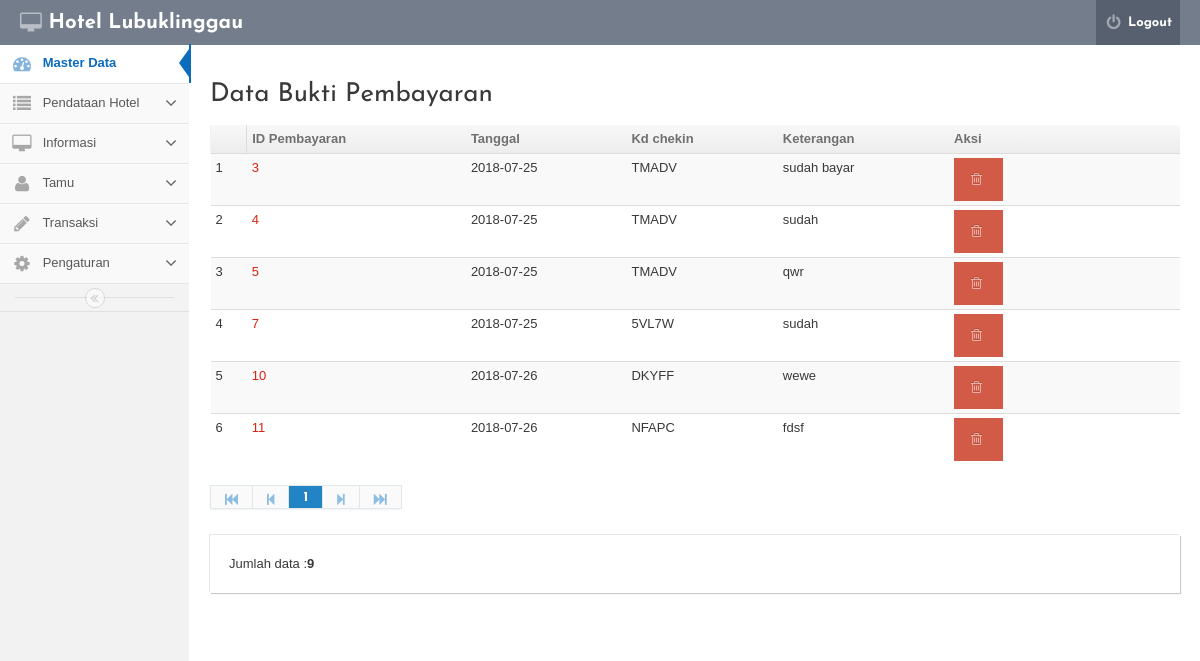
Screenshot of /admin/index.php?mod=bukti&pg=konfirmasi_view (signed in) with the database file from the repository.
### tables this page shows
CREATE TABLE IF NOT EXISTS `bukti_pembayaran` (
  `idpembayaran` int(11) NOT NULL AUTO_INCREMENT,
  `tanggal` date NOT NULL,
  `id_checkin` int(11) NOT NULL,
  `foto` varchar(255) NOT NULL,
  `keterangan` varchar(250) NOT NULL,
  PRIMARY KEY (`idpembayaran`)
);

CREATE TABLE IF NOT EXISTS `check_in` (
  `id_checkin` int(11) NOT NULL AUTO_INCREMENT,
  `kd_invoicer` varchar(5) NOT NULL,
  `id_pelanggan` int(11) NOT NULL,
  `id_kamar` int(11) NOT NULL,
  `tanggal_check_in` date NOT NULL,
  `tanggal_check_out` date NOT NULL,
  `jumlah_kamar_checkin` int(11) NOT NULL,
  `jumlah_orang` int(11) NOT NULL,
  `bayar` int(11) NOT NULL,
  `deposit` int(11) NOT NULL,
  `status_bayar` int(11) NOT NULL,
  `status_kamar` int(11) NOT NULL,
  PRIMARY KEY (`id_checkin`)
);

### admin/bukti/konfirmasi_view.php (the view, shortened to what this page needs)
<div>
	<h2 id="headings"> Data Bukti Pembayaran</h2>
	<table  class="table table-striped table-condensed">
		<thead>
			<th> <td><b>ID Pembayaran </b></td><td><b>Tanggal </b></td><td><b>Kd chekin</b></td><td><b>Keterangan</b></td><td style='min-width: 100px'><b>Aksi</b></td></th>
		</thead>
		<tbody>
<?php
$batas='10';
$halaman=$_GET['halaman'];
$posisi=null;
if(empty($halaman)){
$posisi=0;
}else{
$posisi=($halaman-1)* $batas;
}
 if ($_SESSION['status'] == 0) {
	$query="SELECT *from bukti_pembayaran JOIN check_in ON check_in.id_checkin = bukti_pembayaran.id_checkin
	JOIN kamar ON kamar.id_kamar = check_in.id_kamar
	 limit $posisi,$batas ";
 }
$result=mysql_query($query) or die(mysql_error());
$no=1;
while($rows=mysql_fetch_object($result)){
			?>
			<tr>
				<td><?php echo $posisi+$no
				?></td>
                <td><a href='index.php?mod=bukti&pg=konfirmasi_detail&id=<?php echo $rows -> idpembayaran; ?>'><?php echo $rows -> idpembayaran; ?></a></td>
				<td><?php echo $rows -> tanggal; ?></td>
				<td><?php echo $rows ->kd_invoicer; ?></td>
				<td><?php echo $rows -> keterangan; ?></td>
				<td>
				<a href="index.php?mod=bukti&pg=konfirmasi_view&act=del&id=<?php echo $rows -> idpembayaran; ?>"
				onclick="return confirm('Yakin data bukti pembayaran akan dihapus?') ";
				class='btn btn-danger'> <i class="icon-trash"></i></a></td>
			</tr>
			<?php $no++;
				}
			?>
		</tbody>
	</table>
	<?php
	$tampil2 = mysql_query("SELECT idpembayaran from bukti_pembayaran");
	$jmldata = mysql_num_rows($tampil2);
?>
<div class='pagination'>
	<ul>
	</ul>
</div>
<div class='well'>Jumlah data :<strong><?php echo $jmldata; ?> </strong></div>
</div>

### rows the page displays
bukti_pembayaran: no "1", idpembayaran "3", tanggal "2018-07-25", id_checkin.kd_invoicer "TMADV", keterangan "sudah bayar"
bukti_pembayaran: no "2", idpembayaran "4", tanggal "2018-07-25", id_checkin.kd_invoicer "TMADV", keterangan "sudah"
bukti_pembayaran: no "3", idpembayaran "5", tanggal "2018-07-25", id_checkin.kd_invoicer "TMADV", keterangan "qwr"
bukti_pembayaran: no "4", idpembayaran "7", tanggal "2018-07-25", id_checkin.kd_invoicer "5VL7W", keterangan "sudah"
bukti_pembayaran: no "5", idpembayaran "10", tanggal "2018-07-26", id_checkin.kd_invoicer "DKYFF", keterangan "wewe"
bukti_pembayaran: no "6", idpembayaran "11", tanggal "2018-07-26", id_checkin.kd_invoicer "NFAPC", keterangan "fdsf"

### other values shown
$halaman "1"
$jmldata "9"
